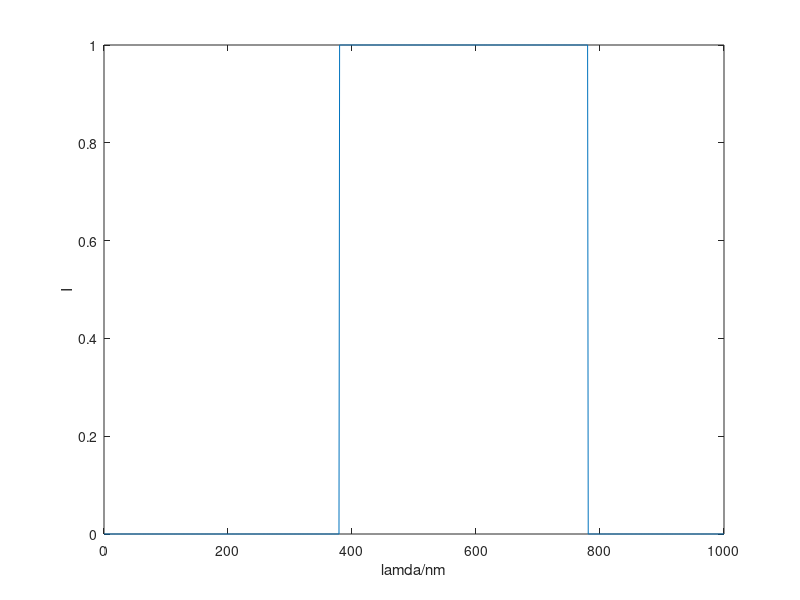

The MATLAB script that drew this image:
% A1 = 1;
% A2 = 1;
% theta1 = 0;
% theta2 = pi/2;
% x=linspace(-0.0001,0.0001,1001);
% y=linspace(-0.0001,0.0001,1001);
% [x,y]=meshgrid(x,y);
% I=0;
% for i=0:400
%     l=380*10.^(-9)+i*10.^(-9);
%     %i=i+1;
%     k=2*pi/l;
%     E1=A1*exp(1i*k*x*sind(theta1)+1i*k*y*cosd(theta1));
%     E2=A2*exp(1i*k*x*sind(theta2)+1i*k*y*cosd(theta2));
%     E=E1+E2;
%     I1=abs(E).^2;
%     I=I+I1;
% end
% mesh(x,y,I);
% %pcolor(x,y,I);shading flat;
% %colormap(gray);
% %title('.');

lam = linspace(0,1000,1001);
I = zeros(1,1001);
I(1,381:781) = 1;

plot(lam,I);
xlabel('lamda/nm');
ylabel('I');